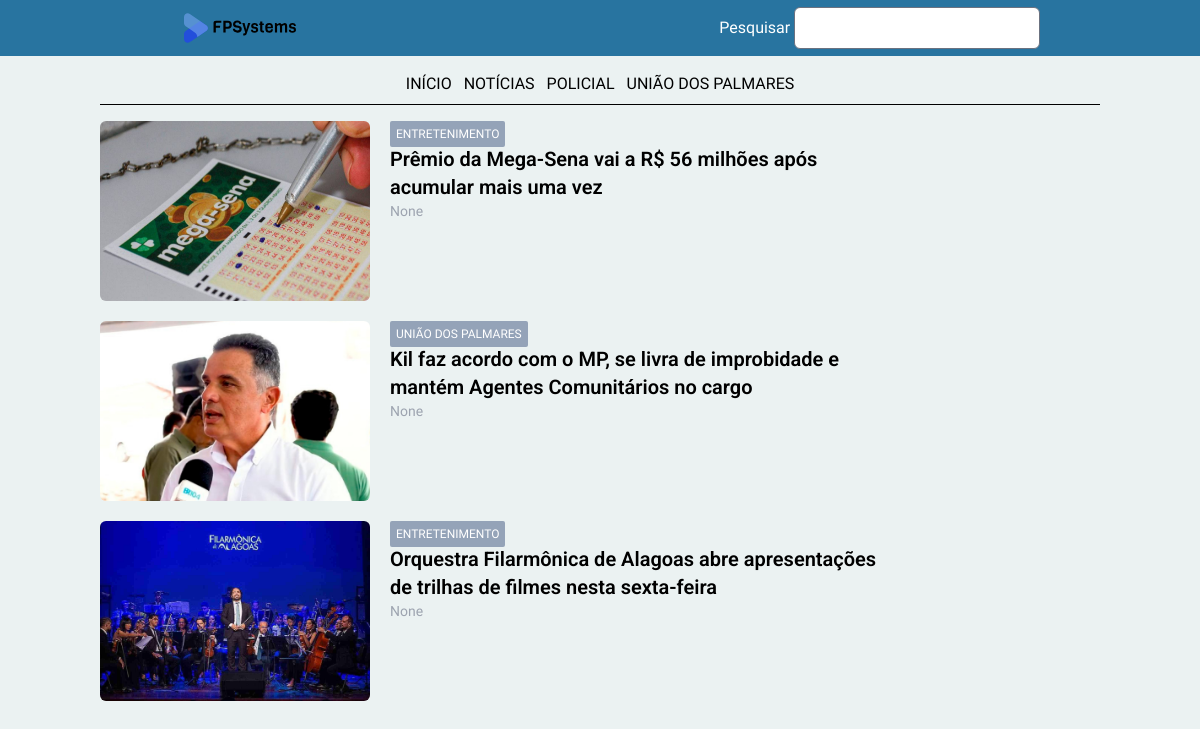
The page /search on the database as committed earlier.
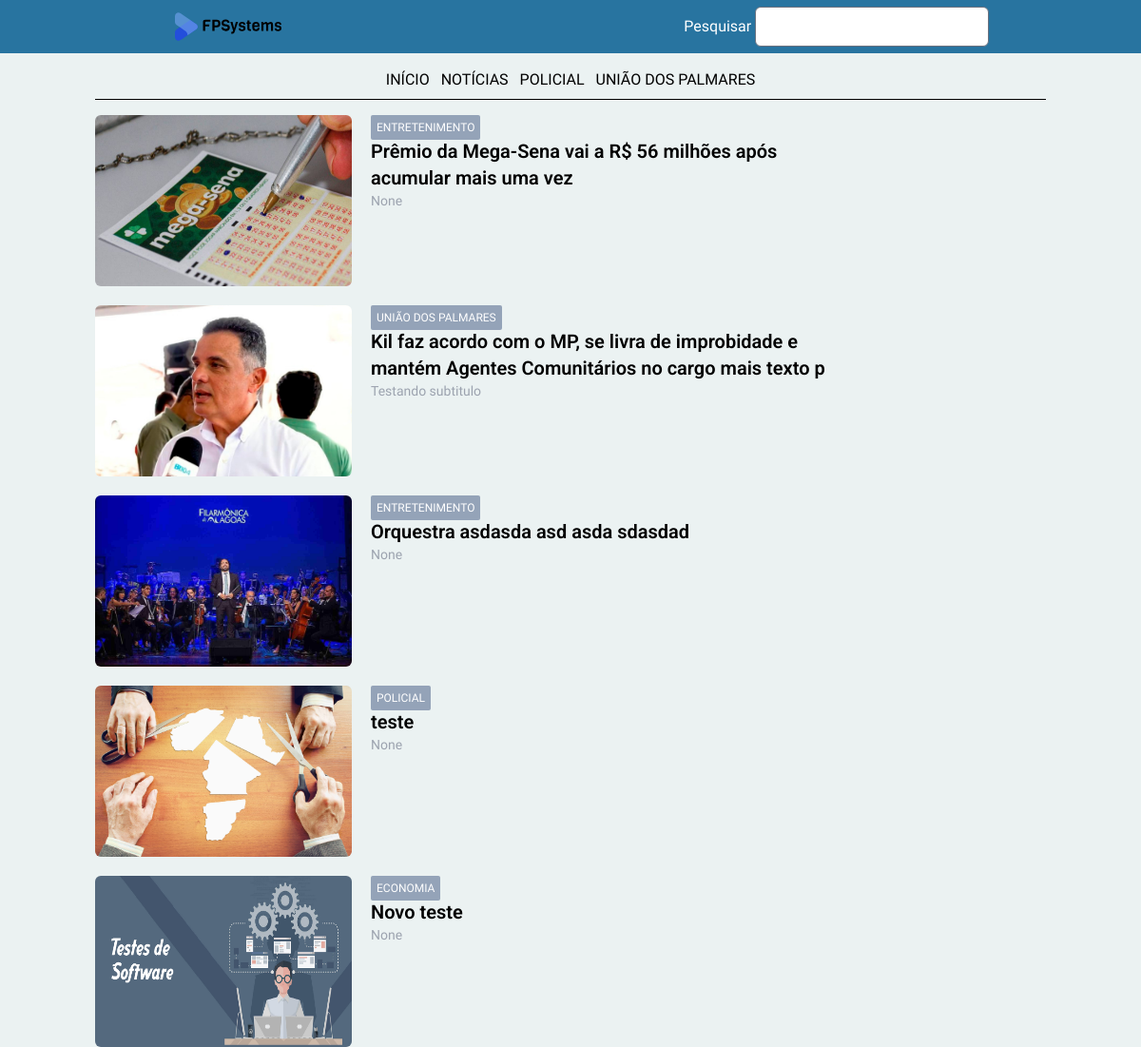
The same page on the database as committed later.
### news/models.py (models this page shows)
class Category(models.Model):
    description = models.CharField(max_length=100)
    shouldBeDisplayed = models.BooleanField(default=False)
    name = models.CharField(max_length=100, null=True)

class Article(models.Model):
    title = models.CharField(max_length=100)
    subtitle = models.CharField(max_length=100, null=True)
    text = RichTextField(blank=True, null=True)
    slug = models.TextField(50)
    posted = models.DateTimeField(null=True)
    thumb = models.ImageField(upload_to='img', null=True)
    timestamp = models.DateTimeField(auto_now_add=True)
    highlight = models.BooleanField(default=False)
    category = models.ForeignKey(Category, on_delete=models.CASCADE, null=True)
    viewCount = models.IntegerField(default=0)

### news/views.py (the view)
# urls.py: path('search', views.search_articles, name='searchArticles'),
def search_articles(request):
    categories = Category.objects.filter(shouldBeDisplayed=True)
    search = request.GET.get('search', '')
    if (search):
        articles = Article.objects.filter(title__contains=search)
    else:
        articles = Article.objects.all()
    return render(request, 'news/Portal/SearchArticles.html',
                  context={'articles': articles, 'categories': categories})

### templates/news/Portal/SearchArticles.html (shortened to what this page needs)
{% extends "news/Portal/Main.html" %}
{% load static %}
{% block content %}
    <div class="lg:w-10/12 lg:my-0 lg:mx-auto">
        {% if articles.count == 0 %}
            <h1>Não foram encontrados resultados correspondente a sua pesquisa</h1>
        {% else %}
            <div class="flex flex-col gap-5 items-center lg:items-start">
                {% for article in articles %}
                    <div class="w-11/12 lg:w-fit flex flex-col gap-5">
                        <a href={% url 'viewArticle' article.slug %}>
                            <div class="lg:flex lg:gap-5">
                                <img class="lg:rounded-md md:h-[110px] lg:w-[270px] lg:h-[180px]" alt="capa"
                                     src={{ article.thumb.url }}/>
                                <div class="lg:max-w-[500px]">
                                    <span class="category-span">{{ article.category.description }}</span>
                                    <p class="text-xl font-roboto font-semibold">{{ article.title }}</p>
                                    <p class="font-robo hidden lg:block text-sm text-gray-400">{{ article.subtitle }}</p>
                                </div>
                            </div>
                        </a>
                    </div>
                {% endfor %}
            </div>
        {% endif %}
    </div>
{% endblock %}

### templates/news/Portal/Main.html (shortened to what this page needs)
{% load static %}
{% load static tailwind_tags %}
<!DOCTYPE html>
<html lang="en">
<head>
    <link rel="stylesheet" href="{% static 'css/style.css' %}">
    {% tailwind_css %}
</head>
<body>
<header class="bg-[#2874A0] h-14 w-full">
    <div class="flex justify-around items-center h-full">
        <a href={% url 'index' %}>
            <img class="w-40 " src="{% static 'img/logo.svg' %}">
        <form class="hidden sm:hidden md:block outline-none" autocomplete="off" action={% url 'searchArticles' %}>
            <label class="text-white">Pesquisar</label>
            <input class="rounded-md" type="text" name="search">
        </form>
    </div>
</header>
<nav class="hidden justify-center w-full my-4 sm:flex">
    <div class="w-10/12 flex justify-center border-b border-black">
        <ul class="sm:mb-2 sm:inline">
            <li class="sm:inline mx-1"><a href={% url 'index' %}>INÍCIO</a></li>
            <li class="sm:inline mx-1"><a href={% url 'searchArticles' %}>NOTÍCIAS</a></li>
            {% for category in categories %}
                <li class="sm:inline mx-1"><a href="{% url 'articlesByCategory' %}?category={{ category.description }}">{{ category.description }}</a></li>
            {% endfor %}
        </ul>
    </div>
</nav>
<div class="flex flex-col">
    {% block content %}
    {% endblock %}
</div>
</body>
</html>

### news/static/css/style.css (style rules this page uses)
body { margin: 0; font-family: "Viga", sans-serif; font-style: normal; justify-content: center; background-color: #ebf2f2; }
header a { width: 20%; }
header img { width: 100%; }

Rows that differ between the two databases and show on the page:
changed Article "UNIÃO DOS PALMARES": title "Kil faz acordo com o MP, se livra de improbidade e mantém Agentes Comunitários no cargo" → "Kil faz acordo com o MP, se livra de improbidade e mantém Agentes Comunitários no cargo mais texto p"; subtitle "None" → "Testando subtitulo"
changed Article: title "Orquestra Filarmônica de Alagoas abre apresentações de trilhas de filmes nesta sexta-feira" → "Orquestra asdasda asd asda sdasdad"
added Article: thumb (picture), category.description "POLICIAL", title "teste", subtitle "None"
added Article: thumb (picture), category.description "ECONOMIA", title "Novo teste", subtitle "None"
